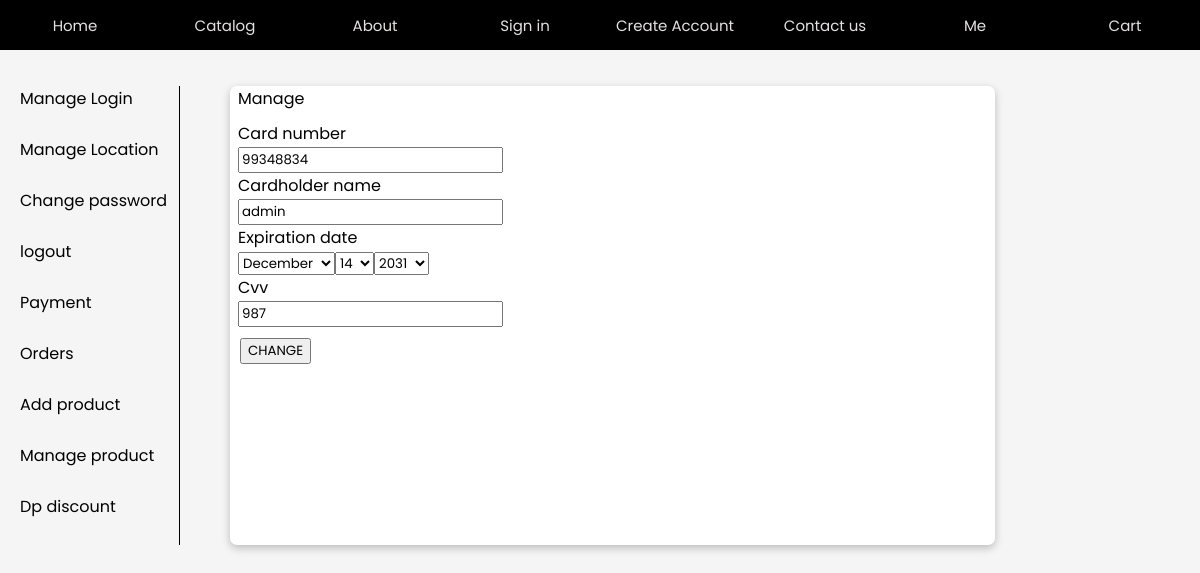
Page /manage-payment/ (signed in) on the committed database.
### client/models.py (models this page shows)
class PaymentMethod(models.Model):
    user = models.ForeignKey(User, on_delete=models.CASCADE)
    card_number = models.CharField(max_length=16)
    cardholder_name = models.CharField(max_length=100)
    expiration_date = models.DateField()
    cvv = models.CharField(max_length=3)

### client/views.py (the view)
# urls.py: path('manage-payment/', views.manage_payment, name="manage_payment"),
@login_required
def manage_payment(request):
    try:
        payment_info = PaymentMethod.objects.get(user=request.user)
    except PaymentMethod.DoesNotExist:
        payment_info = None
    if request.method == 'POST':
        form = ManagePaymentForm(request.POST, instance=payment_info) if payment_info else ManagePaymentForm(request.POST)
        if form.is_valid():
            new_payment_info = form.save(commit=False)
            new_payment_info.user=request.user
            new_payment_info.save()
            return HttpResponseRedirect(reverse('account'))
        else:
            return render(request, 'client/manage_payment.html', {'form':form,'payment_info':payment_info})
    else:
        form = ManagePaymentForm(instance=payment_info) if payment_info else ManagePaymentForm()
        return render(request, 'client/manage_payment.html', {'form':form, 'payment_info':payment_info})

### client/forms.py
class ManagePaymentForm(ModelForm):
    template_name = "client/acc_management.html"
    expiration_date = forms.DateField(widget=forms.SelectDateWidget())
    class Meta:
        model = PaymentMethod
        exclude = ['user', 'id']

### templates/client/manage_payment.html (shortened to what this page needs)
{% extends "client/account.html" %}
{% load static %}
{% block extra-style %}
<link rel="stylesheet" href="{% static 'client/managementForm.css' %}">
{% endblock %}
{% block acc-content %}
    <div class="wrapper-management">
        <form class="manage-form" method="POST" action="">
            {{ form }}
            <div class="submit">
                <input type="submit" value="CHANGE">
            </div>
        </form>
    </div>
{% endblock %}

### client/templates/client/acc_management.html (shortened to what this page needs)
<div id="main-label">
    <span>Manage</span>
</div>
{% for field in form %}
    <div class="field-wrapper">
        <div class="input-wrapper">
            <label class="input-label" for="{{ field.id_for_label }}">{{ field.label }}</label>
            {{ field }}
        </div>
    </div>
{% endfor %}

### client/static/client/nav.css (style rules this page uses)
* { font-family: "Poppins", Arial, Helvetica, sans-serif; }
body { display: flex; flex-direction: column; margin: 0px 0px 80px 0px; background-color: whitesmoke; }
::placeholder { text-align: left; }

### client/static/client/managementForm.css (style rules this page uses)
.wrapper-management { display: flex; flex-direction: column; justify-items: start; width: 75%; box-shadow: rgba(0, 0, 0, 0.24) 0px 3px 8px; border-radius: 7px; background-color: white; }
#main-label { padding-left: 8px; padding-bottom: 10px; }
.field-wrapper { padding-left: 8px; display: flex; flex-direction: column; }
.input-label { display: block; }
.submit { padding-left: 8px; padding-bottom: 8px; padding: 10px 10px }

### rows in the picture
PaymentMethod: form "99348834" "admin" "987"

### other values in the picture
{{ field.label }} "Card number" "Cardholder name" "Expiration date" "Cvv"
